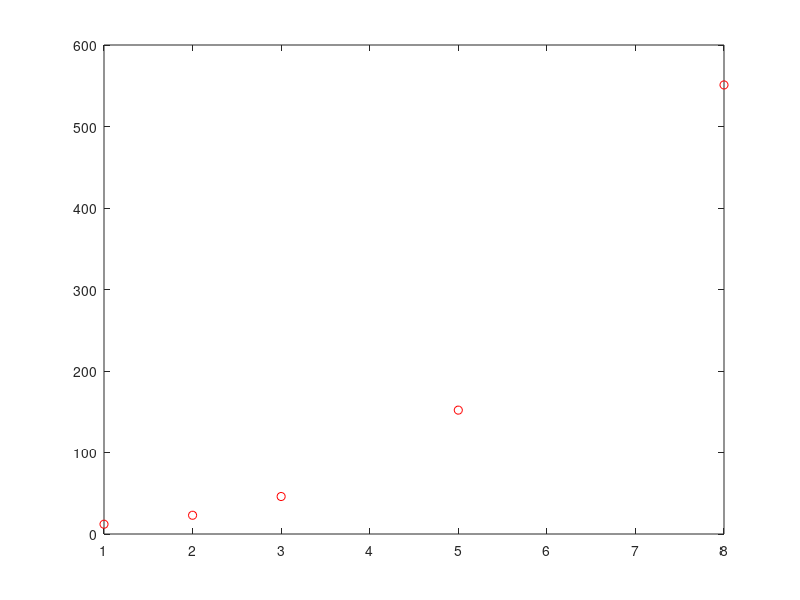

The MATLAB source for this figure: (Note: this script raises an error after producing the figure.)
#Zadanie 1 Narysowac wykres wielomianu interpolacyjnego
#X=[1,2,5,3,8] 1 Newton
#Y=[12,23,152,46,551] 2 Lagrange
#pk(x)= Sigma k i=0 Ci i-1/||j=0 (x-xj)
#(x-x0) (x-x0)(x-x1)    (x-x0)(x-x1)(x-x2)
#Ci obliczamy za pomocą ilorazów różniczkowych
#hold on dodaje wykres na juz istniejacy az damy hold off
% Dane wejściowe
% Dane wejściowe
X = [1; 2; 5; 3; 8];
Y = [12; 23; 152; 46; 551];

% Wykres punktów
figure;
plot(X, Y, 'or');
hold on;

% Obliczenia ilorazów różnicowych dla współczynników Newtona
C = WNewtonC(X, Y);

% Punkty do wygenerowania wykresu
x = linspace(min(X), max(X), 100);

% Wykresy wielomianów interpolacyjnych
plot(x, WNewton(x, X, C, 1), '-r');
plot(x, WNewton(x, X, C, 2), '-g');
plot(x, WNewton(x, X, C, 3), '-b');
plot(x, WNewton(x, X, C, 4), '-m');
plot(x, WNewton(x, X, C, 5), '-k');
plot(x, LLagrange(x, X, Y, 1));

xlabel('x');
ylabel('y');
title('Interpolacja z wykorzystaniem Newtona oraz Lagrange');
grid on;
hold off;

